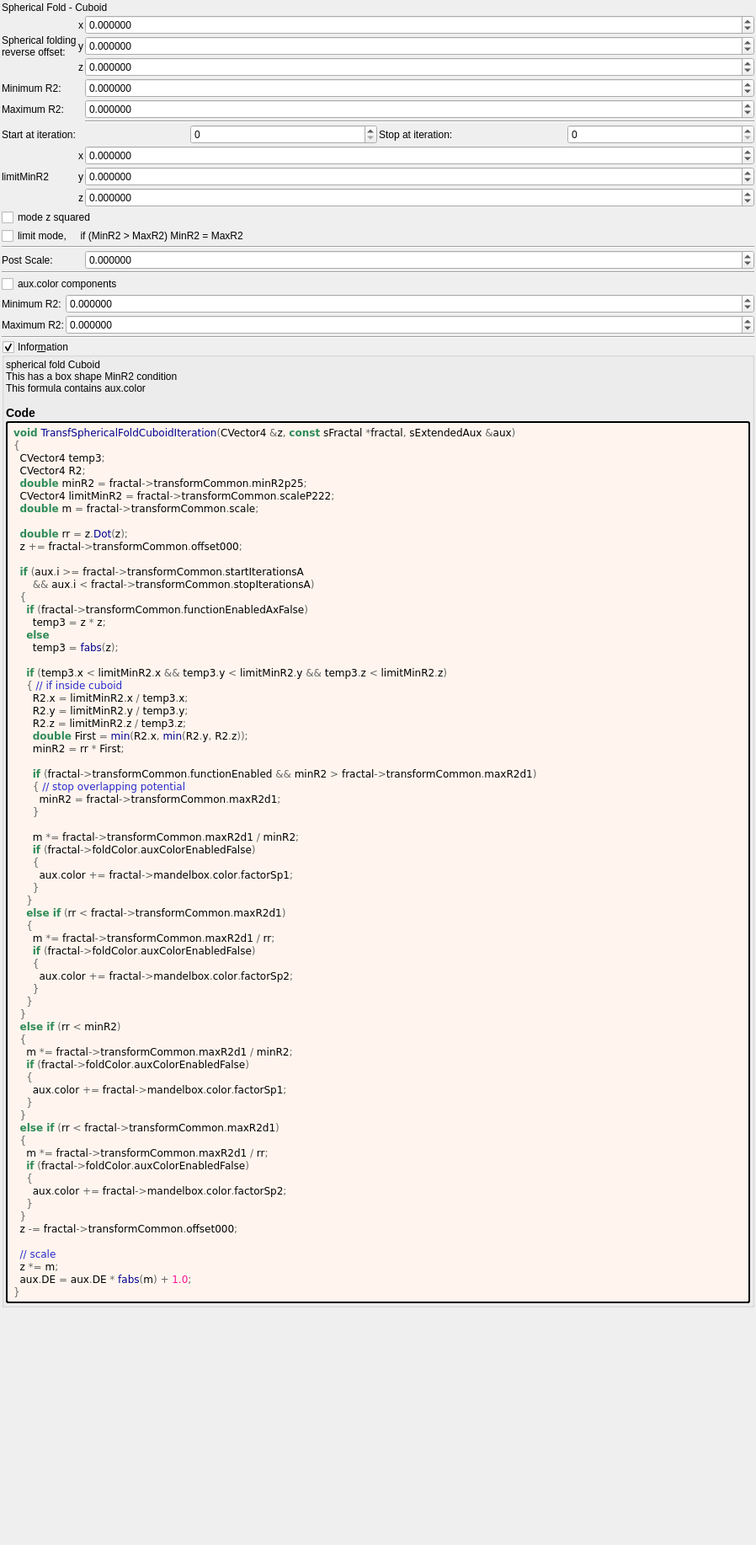
<?xml version="1.0" encoding="UTF-8"?>
<ui version="4.0">
 <class>Form</class>
 <widget class="QWidget" name="Form">
  <property name="geometry">
   <rect>
    <x>0</x>
    <y>0</y>
    <width>898</width>
    <height>1834</height>
   </rect>
  </property>
  <property name="windowTitle">
   <string notr="true">transf_spherical_fold_cuboid</string>
  </property>
  <layout class="QVBoxLayout" name="verticalLayout">
   <property name="spacing">
    <number>2</number>
   </property>
   <property name="leftMargin">
    <number>2</number>
   </property>
   <property name="topMargin">
    <number>2</number>
   </property>
   <property name="rightMargin">
    <number>2</number>
   </property>
   <property name="bottomMargin">
    <number>2</number>
   </property>
   <item>
    <widget class="QLabel" name="label_17">
     <property name="text">
      <string>Spherical Fold - Cuboid</string>
     </property>
    </widget>
   </item>
   <item>
    <layout class="QGridLayout" name="gridLayout_16" columnstretch="0,0,1">
     <property name="spacing">
      <number>2</number>
     </property>
     <item row="18" column="0" colspan="2">
      <widget class="QLabel" name="label_18">
       <property name="text">
        <string>Post Scale:</string>
       </property>
      </widget>
     </item>
     <item row="2" column="0" rowspan="3">
      <widget class="QLabel" name="label_15">
       <property name="text">
        <string>Spherical folding
reverse offset:</string>
       </property>
      </widget>
     </item>
     <item row="18" column="2">
      <widget class="MyDoubleSpinBox" name="spinbox_transf_scale">
       <property name="sizePolicy">
        <sizepolicy hsizetype="Minimum" vsizetype="Maximum">
         <horstretch>0</horstretch>
         <verstretch>0</verstretch>
        </sizepolicy>
       </property>
       <property name="prefix">
        <string/>
       </property>
       <property name="suffix">
        <string/>
       </property>
       <property name="decimals">
        <number>6</number>
       </property>
       <property name="minimum">
        <double>-99.989999999999995</double>
       </property>
       <property name="maximum">
        <double>99.989999999999995</double>
       </property>
       <property name="singleStep">
        <double>0.100000000000000</double>
       </property>
      </widget>
     </item>
     <item row="15" column="0" colspan="3">
      <widget class="QCheckBox" name="checkBox_transf_function_enabledAx_false">
       <property name="text">
        <string notr="true">mode z squared</string>
       </property>
      </widget>
     </item>
     <item row="8" column="2">
      <widget class="Line" name="line_4">
       <property name="orientation">
        <enum>Qt::Horizontal</enum>
       </property>
      </widget>
     </item>
     <item row="9" column="0" colspan="3">
      <layout class="QGridLayout" name="gridLayout_79">
       <property name="spacing">
        <number>2</number>
       </property>
       <item row="2" column="1">
        <widget class="QLabel" name="label_71">
         <property name="text">
          <string>Start at iteration:</string>
         </property>
        </widget>
       </item>
       <item row="2" column="3">
        <widget class="QLabel" name="label_51">
         <property name="text">
          <string>Stop at iteration:</string>
         </property>
        </widget>
       </item>
       <item row="2" column="2">
        <widget class="MySpinBox" name="spinboxInt_transf_start_iterations_A">
         <property name="sizePolicy">
          <sizepolicy hsizetype="Minimum" vsizetype="Maximum">
           <horstretch>0</horstretch>
           <verstretch>0</verstretch>
          </sizepolicy>
         </property>
         <property name="minimum">
          <number>0</number>
         </property>
         <property name="maximum">
          <number>999</number>
         </property>
         <property name="value">
          <number>0</number>
         </property>
        </widget>
       </item>
       <item row="2" column="4">
        <widget class="MySpinBox" name="spinboxInt_transf_stop_iterations_A">
         <property name="sizePolicy">
          <sizepolicy hsizetype="Preferred" vsizetype="Maximum">
           <horstretch>0</horstretch>
           <verstretch>0</verstretch>
          </sizepolicy>
         </property>
         <property name="maximum">
          <number>999</number>
         </property>
        </widget>
       </item>
      </layout>
     </item>
     <item row="11" column="2">
      <widget class="MyDoubleSpinBox" name="spinbox3_transf_scaleP_222_x">
       <property name="sizePolicy">
        <sizepolicy hsizetype="Minimum" vsizetype="Maximum">
         <horstretch>0</horstretch>
         <verstretch>0</verstretch>
        </sizepolicy>
       </property>
       <property name="prefix">
        <string/>
       </property>
       <property name="suffix">
        <string/>
       </property>
       <property name="decimals">
        <number>6</number>
       </property>
       <property name="minimum">
        <double>-100.000000000000000</double>
       </property>
       <property name="maximum">
        <double>100.000000000000000</double>
       </property>
       <property name="singleStep">
        <double>0.100000000000000</double>
       </property>
      </widget>
     </item>
     <item row="12" column="0">
      <widget class="QLabel" name="label_20">
       <property name="text">
        <string>limitMinR2</string>
       </property>
      </widget>
     </item>
     <item row="5" column="2">
      <widget class="MyDoubleSpinBox" name="spinbox_transf_minR2_p25">
       <property name="sizePolicy">
        <sizepolicy hsizetype="Minimum" vsizetype="Maximum">
         <horstretch>0</horstretch>
         <verstretch>0</verstretch>
        </sizepolicy>
       </property>
       <property name="prefix">
        <string/>
       </property>
       <property name="suffix">
        <string/>
       </property>
       <property name="decimals">
        <number>6</number>
       </property>
       <property name="minimum">
        <double>-99.989999999999995</double>
       </property>
       <property name="maximum">
        <double>99.989999999999995</double>
       </property>
       <property name="singleStep">
        <double>0.100000000000000</double>
       </property>
      </widget>
     </item>
     <item row="6" column="2">
      <widget class="MyDoubleSpinBox" name="spinbox_transf_maxR2_1">
       <property name="sizePolicy">
        <sizepolicy hsizetype="Minimum" vsizetype="Maximum">
         <horstretch>0</horstretch>
         <verstretch>0</verstretch>
        </sizepolicy>
       </property>
       <property name="prefix">
        <string/>
       </property>
       <property name="suffix">
        <string/>
       </property>
       <property name="decimals">
        <number>6</number>
       </property>
       <property name="minimum">
        <double>-99.989999999999995</double>
       </property>
       <property name="maximum">
        <double>99.989999999999995</double>
       </property>
       <property name="singleStep">
        <double>0.100000000000000</double>
       </property>
      </widget>
     </item>
     <item row="17" column="0" colspan="3">
      <widget class="Line" name="line_2">
       <property name="orientation">
        <enum>Qt::Horizontal</enum>
       </property>
      </widget>
     </item>
     <item row="5" column="0">
      <widget class="QLabel" name="label_47">
       <property name="text">
        <string>Minimum R2:</string>
       </property>
      </widget>
     </item>
     <item row="4" column="2">
      <widget class="MyDoubleSpinBox" name="spinbox3_transf_offset_000_z">
       <property name="sizePolicy">
        <sizepolicy hsizetype="Minimum" vsizetype="Maximum">
         <horstretch>0</horstretch>
         <verstretch>0</verstretch>
        </sizepolicy>
       </property>
       <property name="prefix">
        <string/>
       </property>
       <property name="suffix">
        <string/>
       </property>
       <property name="decimals">
        <number>6</number>
       </property>
       <property name="minimum">
        <double>-100.000000000000000</double>
       </property>
       <property name="maximum">
        <double>100.000000000000000</double>
       </property>
       <property name="singleStep">
        <double>0.100000000000000</double>
       </property>
      </widget>
     </item>
     <item row="3" column="2">
      <widget class="MyDoubleSpinBox" name="spinbox3_transf_offset_000_y">
       <property name="sizePolicy">
        <sizepolicy hsizetype="Minimum" vsizetype="Maximum">
         <horstretch>0</horstretch>
         <verstretch>0</verstretch>
        </sizepolicy>
       </property>
       <property name="prefix">
        <string/>
       </property>
       <property name="suffix">
        <string/>
       </property>
       <property name="decimals">
        <number>6</number>
       </property>
       <property name="minimum">
        <double>-100.000000000000000</double>
       </property>
       <property name="maximum">
        <double>100.000000000000000</double>
       </property>
       <property name="singleStep">
        <double>0.100000000000000</double>
       </property>
      </widget>
     </item>
     <item row="6" column="0">
      <widget class="QLabel" name="label_16">
       <property name="text">
        <string>Maximum R2:</string>
       </property>
      </widget>
     </item>
     <item row="11" column="1">
      <widget class="QLabel" name="label_118">
       <property name="sizePolicy">
        <sizepolicy hsizetype="Preferred" vsizetype="Preferred">
         <horstretch>0</horstretch>
         <verstretch>0</verstretch>
        </sizepolicy>
       </property>
       <property name="text">
        <string notr="true">x</string>
       </property>
       <property name="alignment">
        <set>Qt::AlignRight|Qt::AlignTrailing|Qt::AlignVCenter</set>
       </property>
      </widget>
     </item>
     <item row="12" column="2">
      <widget class="MyDoubleSpinBox" name="spinbox3_transf_scaleP_222_y">
       <property name="sizePolicy">
        <sizepolicy hsizetype="Minimum" vsizetype="Maximum">
         <horstretch>0</horstretch>
         <verstretch>0</verstretch>
        </sizepolicy>
       </property>
       <property name="prefix">
        <string/>
       </property>
       <property name="suffix">
        <string/>
       </property>
       <property name="decimals">
        <number>6</number>
       </property>
       <property name="minimum">
        <double>-100.000000000000000</double>
       </property>
       <property name="maximum">
        <double>100.000000000000000</double>
       </property>
       <property name="singleStep">
        <double>0.100000000000000</double>
       </property>
      </widget>
     </item>
     <item row="13" column="2">
      <widget class="MyDoubleSpinBox" name="spinbox3_transf_scaleP_222_z">
       <property name="sizePolicy">
        <sizepolicy hsizetype="Minimum" vsizetype="Maximum">
         <horstretch>0</horstretch>
         <verstretch>0</verstretch>
        </sizepolicy>
       </property>
       <property name="prefix">
        <string/>
       </property>
       <property name="suffix">
        <string/>
       </property>
       <property name="decimals">
        <number>6</number>
       </property>
       <property name="minimum">
        <double>-100.000000000000000</double>
       </property>
       <property name="maximum">
        <double>100.000000000000000</double>
       </property>
       <property name="singleStep">
        <double>0.100000000000000</double>
       </property>
      </widget>
     </item>
     <item row="2" column="2">
      <widget class="MyDoubleSpinBox" name="spinbox3_transf_offset_000_x">
       <property name="sizePolicy">
        <sizepolicy hsizetype="Minimum" vsizetype="Maximum">
         <horstretch>0</horstretch>
         <verstretch>0</verstretch>
        </sizepolicy>
       </property>
       <property name="prefix">
        <string/>
       </property>
       <property name="suffix">
        <string/>
       </property>
       <property name="decimals">
        <number>6</number>
       </property>
       <property name="minimum">
        <double>-100.000000000000000</double>
       </property>
       <property name="maximum">
        <double>100.000000000000000</double>
       </property>
       <property name="singleStep">
        <double>0.100000000000000</double>
       </property>
      </widget>
     </item>
     <item row="13" column="1">
      <widget class="QLabel" name="label_122">
       <property name="sizePolicy">
        <sizepolicy hsizetype="Preferred" vsizetype="Preferred">
         <horstretch>0</horstretch>
         <verstretch>0</verstretch>
        </sizepolicy>
       </property>
       <property name="text">
        <string notr="true">z</string>
       </property>
       <property name="alignment">
        <set>Qt::AlignRight|Qt::AlignTrailing|Qt::AlignVCenter</set>
       </property>
      </widget>
     </item>
     <item row="12" column="1">
      <widget class="QLabel" name="label_119">
       <property name="sizePolicy">
        <sizepolicy hsizetype="Preferred" vsizetype="Preferred">
         <horstretch>0</horstretch>
         <verstretch>0</verstretch>
        </sizepolicy>
       </property>
       <property name="text">
        <string notr="true">y</string>
       </property>
       <property name="alignment">
        <set>Qt::AlignRight|Qt::AlignTrailing|Qt::AlignVCenter</set>
       </property>
      </widget>
     </item>
     <item row="3" column="1">
      <widget class="QLabel" name="label_116">
       <property name="sizePolicy">
        <sizepolicy hsizetype="Preferred" vsizetype="Preferred">
         <horstretch>0</horstretch>
         <verstretch>0</verstretch>
        </sizepolicy>
       </property>
       <property name="text">
        <string notr="true">y</string>
       </property>
       <property name="alignment">
        <set>Qt::AlignRight|Qt::AlignTrailing|Qt::AlignVCenter</set>
       </property>
      </widget>
     </item>
     <item row="2" column="1">
      <widget class="QLabel" name="label_115">
       <property name="sizePolicy">
        <sizepolicy hsizetype="Preferred" vsizetype="Preferred">
         <horstretch>0</horstretch>
         <verstretch>0</verstretch>
        </sizepolicy>
       </property>
       <property name="text">
        <string notr="true">x</string>
       </property>
       <property name="alignment">
        <set>Qt::AlignRight|Qt::AlignTrailing|Qt::AlignVCenter</set>
       </property>
      </widget>
     </item>
     <item row="16" column="0" colspan="3">
      <widget class="QCheckBox" name="checkBox_transf_function_enabled">
       <property name="text">
        <string notr="true">limit mode,     if (MinR2 &gt; MaxR2) MinR2 = MaxR2</string>
       </property>
      </widget>
     </item>
     <item row="4" column="1">
      <widget class="QLabel" name="label_117">
       <property name="sizePolicy">
        <sizepolicy hsizetype="Preferred" vsizetype="Preferred">
         <horstretch>0</horstretch>
         <verstretch>0</verstretch>
        </sizepolicy>
       </property>
       <property name="text">
        <string notr="true">z</string>
       </property>
       <property name="alignment">
        <set>Qt::AlignRight|Qt::AlignTrailing|Qt::AlignVCenter</set>
       </property>
      </widget>
     </item>
    </layout>
   </item>
   <item>
    <widget class="Line" name="line_3">
     <property name="orientation">
      <enum>Qt::Horizontal</enum>
     </property>
    </widget>
   </item>
   <item>
    <layout class="QGridLayout" name="gridLayout_6" columnstretch="0,1">
     <property name="spacing">
      <number>2</number>
     </property>
     <item row="1" column="1">
      <widget class="MyDoubleSpinBox" name="spinbox_mandelbox_color_Sp1">
       <property name="sizePolicy">
        <sizepolicy hsizetype="Minimum" vsizetype="Maximum">
         <horstretch>0</horstretch>
         <verstretch>0</verstretch>
        </sizepolicy>
       </property>
       <property name="prefix">
        <string/>
       </property>
       <property name="suffix">
        <string/>
       </property>
       <property name="decimals">
        <number>6</number>
       </property>
       <property name="minimum">
        <double>-100.000000000000000</double>
       </property>
       <property name="maximum">
        <double>100.000000000000000</double>
       </property>
       <property name="singleStep">
        <double>0.100000000000000</double>
       </property>
      </widget>
     </item>
     <item row="1" column="0">
      <widget class="QLabel" name="label_28">
       <property name="text">
        <string>Minimum R2:</string>
       </property>
      </widget>
     </item>
     <item row="2" column="1">
      <widget class="MyDoubleSpinBox" name="spinbox_mandelbox_color_Sp2">
       <property name="sizePolicy">
        <sizepolicy hsizetype="Minimum" vsizetype="Maximum">
         <horstretch>0</horstretch>
         <verstretch>0</verstretch>
        </sizepolicy>
       </property>
       <property name="prefix">
        <string/>
       </property>
       <property name="suffix">
        <string/>
       </property>
       <property name="decimals">
        <number>6</number>
       </property>
       <property name="minimum">
        <double>-100.000000000000000</double>
       </property>
       <property name="maximum">
        <double>100.000000000000000</double>
       </property>
       <property name="singleStep">
        <double>0.100000000000000</double>
       </property>
      </widget>
     </item>
     <item row="2" column="0">
      <widget class="QLabel" name="label_29">
       <property name="text">
        <string>Maximum R2:</string>
       </property>
      </widget>
     </item>
     <item row="0" column="0" colspan="2">
      <widget class="QCheckBox" name="checkBox_fold_color_aux_color_enabled_false">
       <property name="text">
        <string notr="true">aux.color components</string>
       </property>
      </widget>
     </item>
    </layout>
   </item>
   <item>
    <widget class="Line" name="line_7">
     <property name="orientation">
      <enum>Qt::Horizontal</enum>
     </property>
    </widget>
   </item>
   <item>
    <widget class="MyGroupBox" name="groupCheck_info">
     <property name="title">
      <string>Infor&amp;mation</string>
     </property>
     <property name="flat">
      <bool>false</bool>
     </property>
     <property name="checkable">
      <bool>true</bool>
     </property>
     <layout class="QVBoxLayout" name="verticalLayout_2">
      <property name="spacing">
       <number>2</number>
      </property>
      <property name="leftMargin">
       <number>2</number>
      </property>
      <property name="topMargin">
       <number>2</number>
      </property>
      <property name="rightMargin">
       <number>2</number>
      </property>
      <property name="bottomMargin">
       <number>2</number>
      </property>
      <item>
       <widget class="QLabel" name="label_information_general">
        <property name="text">
         <string notr="true">&lt;p&gt;spherical fold Cuboid&lt;br&gt;This has a box shape MinR2 condition&lt;br&gt;This formula contains aux.color&lt;/p&gt;&lt;table&gt;
&lt;/table&gt;
&lt;h3&gt;Code&lt;/h3&gt;</string>
        </property>
        <property name="wordWrap">
         <bool>true</bool>
        </property>
        <property name="openExternalLinks">
         <bool>true</bool>
        </property>
        <property name="textInteractionFlags">
         <set>Qt::LinksAccessibleByMouse|Qt::TextSelectableByMouse</set>
        </property>
       </widget>
      </item>
      <item>
       <widget class="QLabel" name="label_code_content">
        <property name="styleSheet">
         <string notr="true">border-style: outset; border-width: 2px; border-radius: 3px; border-color: black; background-color: #fff5ee; padding: 4px;</string>
        </property>
        <property name="text">
         <string notr="true">&lt;body style=&quot;background-color:#fff5ee&quot;&gt;
&lt;pre style=&quot;color:#000000; background-color:#fff5ee;  font-family:'Courier New',monospace;&quot;&gt;&lt;span style=&quot;color:#2e8b57; font-weight:bold&quot;&gt;void&lt;/span&gt; &lt;span style=&quot;color:#00008f&quot;&gt;TransfSphericalFoldCuboidIteration&lt;/span&gt;&lt;span style=&quot;color:#676767&quot;&gt;(&lt;/span&gt;CVector4 &lt;span style=&quot;color:#676767&quot;&gt;&amp;amp;&lt;/span&gt;z&lt;span style=&quot;color:#676767&quot;&gt;,&lt;/span&gt; &lt;span style=&quot;color:#2e8b57; font-weight:bold&quot;&gt;const&lt;/span&gt; sFractal &lt;span style=&quot;color:#676767&quot;&gt;*&lt;/span&gt;fractal&lt;span style=&quot;color:#676767&quot;&gt;,&lt;/span&gt; sExtendedAux &lt;span style=&quot;color:#676767&quot;&gt;&amp;amp;&lt;/span&gt;aux&lt;span style=&quot;color:#676767&quot;&gt;)&lt;/span&gt;
&lt;span style=&quot;color:#676767&quot;&gt;{&lt;/span&gt;
  CVector4 temp3&lt;span style=&quot;color:#676767&quot;&gt;;&lt;/span&gt;
  CVector4 R2&lt;span style=&quot;color:#676767&quot;&gt;;&lt;/span&gt;
  &lt;span style=&quot;color:#2e8b57; font-weight:bold&quot;&gt;double&lt;/span&gt; minR2 &lt;span style=&quot;color:#676767&quot;&gt;=&lt;/span&gt; fractal&lt;span style=&quot;color:#676767&quot;&gt;-&amp;gt;&lt;/span&gt;transformCommon&lt;span style=&quot;color:#676767&quot;&gt;.&lt;/span&gt;minR2p25&lt;span style=&quot;color:#676767&quot;&gt;;&lt;/span&gt;
  CVector4 limitMinR2 &lt;span style=&quot;color:#676767&quot;&gt;=&lt;/span&gt; fractal&lt;span style=&quot;color:#676767&quot;&gt;-&amp;gt;&lt;/span&gt;transformCommon&lt;span style=&quot;color:#676767&quot;&gt;.&lt;/span&gt;scaleP222&lt;span style=&quot;color:#676767&quot;&gt;;&lt;/span&gt;
  &lt;span style=&quot;color:#2e8b57; font-weight:bold&quot;&gt;double&lt;/span&gt; m &lt;span style=&quot;color:#676767&quot;&gt;=&lt;/span&gt; fractal&lt;span style=&quot;color:#676767&quot;&gt;-&amp;gt;&lt;/span&gt;transformCommon&lt;span style=&quot;color:#676767&quot;&gt;.&lt;/span&gt;scale&lt;span style=&quot;color:#676767&quot;&gt;;&lt;/span&gt;

  &lt;span style=&quot;color:#2e8b57; font-weight:bold&quot;&gt;double&lt;/span&gt; rr &lt;span style=&quot;color:#676767&quot;&gt;=&lt;/span&gt; z&lt;span style=&quot;color:#676767&quot;&gt;.&lt;/span&gt;&lt;span style=&quot;color:#00008f&quot;&gt;Dot&lt;/span&gt;&lt;span style=&quot;color:#676767&quot;&gt;(&lt;/span&gt;z&lt;span style=&quot;color:#676767&quot;&gt;);&lt;/span&gt;
  z &lt;span style=&quot;color:#676767&quot;&gt;+=&lt;/span&gt; fractal&lt;span style=&quot;color:#676767&quot;&gt;-&amp;gt;&lt;/span&gt;transformCommon&lt;span style=&quot;color:#676767&quot;&gt;.&lt;/span&gt;offset000&lt;span style=&quot;color:#676767&quot;&gt;;&lt;/span&gt;

  &lt;span style=&quot;color:#2e8b57; font-weight:bold&quot;&gt;if&lt;/span&gt; &lt;span style=&quot;color:#676767&quot;&gt;(&lt;/span&gt;aux&lt;span style=&quot;color:#676767&quot;&gt;.&lt;/span&gt;i &lt;span style=&quot;color:#676767&quot;&gt;&amp;gt;=&lt;/span&gt; fractal&lt;span style=&quot;color:#676767&quot;&gt;-&amp;gt;&lt;/span&gt;transformCommon&lt;span style=&quot;color:#676767&quot;&gt;.&lt;/span&gt;startIterationsA
      &lt;span style=&quot;color:#676767&quot;&gt;&amp;amp;&amp;amp;&lt;/span&gt; aux&lt;span style=&quot;color:#676767&quot;&gt;.&lt;/span&gt;i &lt;span style=&quot;color:#676767&quot;&gt;&amp;lt;&lt;/span&gt; fractal&lt;span style=&quot;color:#676767&quot;&gt;-&amp;gt;&lt;/span&gt;transformCommon&lt;span style=&quot;color:#676767&quot;&gt;.&lt;/span&gt;stopIterationsA&lt;span style=&quot;color:#676767&quot;&gt;)&lt;/span&gt;
  &lt;span style=&quot;color:#676767&quot;&gt;{&lt;/span&gt;
    &lt;span style=&quot;color:#2e8b57; font-weight:bold&quot;&gt;if&lt;/span&gt; &lt;span style=&quot;color:#676767&quot;&gt;(&lt;/span&gt;fractal&lt;span style=&quot;color:#676767&quot;&gt;-&amp;gt;&lt;/span&gt;transformCommon&lt;span style=&quot;color:#676767&quot;&gt;.&lt;/span&gt;functionEnabledAxFalse&lt;span style=&quot;color:#676767&quot;&gt;)&lt;/span&gt;
      temp3 &lt;span style=&quot;color:#676767&quot;&gt;=&lt;/span&gt; z &lt;span style=&quot;color:#676767&quot;&gt;*&lt;/span&gt; z&lt;span style=&quot;color:#676767&quot;&gt;;&lt;/span&gt;
    &lt;span style=&quot;color:#2e8b57; font-weight:bold&quot;&gt;else&lt;/span&gt;
      temp3 &lt;span style=&quot;color:#676767&quot;&gt;=&lt;/span&gt; &lt;span style=&quot;color:#00008f&quot;&gt;fabs&lt;/span&gt;&lt;span style=&quot;color:#676767&quot;&gt;(&lt;/span&gt;z&lt;span style=&quot;color:#676767&quot;&gt;);&lt;/span&gt;

    &lt;span style=&quot;color:#2e8b57; font-weight:bold&quot;&gt;if&lt;/span&gt; &lt;span style=&quot;color:#676767&quot;&gt;(&lt;/span&gt;temp3&lt;span style=&quot;color:#676767&quot;&gt;.&lt;/span&gt;x &lt;span style=&quot;color:#676767&quot;&gt;&amp;lt;&lt;/span&gt; limitMinR2&lt;span style=&quot;color:#676767&quot;&gt;.&lt;/span&gt;x &lt;span style=&quot;color:#676767&quot;&gt;&amp;amp;&amp;amp;&lt;/span&gt; temp3&lt;span style=&quot;color:#676767&quot;&gt;.&lt;/span&gt;y &lt;span style=&quot;color:#676767&quot;&gt;&amp;lt;&lt;/span&gt; limitMinR2&lt;span style=&quot;color:#676767&quot;&gt;.&lt;/span&gt;y &lt;span style=&quot;color:#676767&quot;&gt;&amp;amp;&amp;amp;&lt;/span&gt; temp3&lt;span style=&quot;color:#676767&quot;&gt;.&lt;/span&gt;z &lt;span style=&quot;color:#676767&quot;&gt;&amp;lt;&lt;/span&gt; limitMinR2&lt;span style=&quot;color:#676767&quot;&gt;.&lt;/span&gt;z&lt;span style=&quot;color:#676767&quot;&gt;)&lt;/span&gt;
    &lt;span style=&quot;color:#676767&quot;&gt;{&lt;/span&gt; &lt;span style=&quot;color:#2929cc&quot;&gt;// if inside cuboid&lt;/span&gt;
      R2&lt;span style=&quot;color:#676767&quot;&gt;.&lt;/span&gt;x &lt;span style=&quot;color:#676767&quot;&gt;=&lt;/span&gt; limitMinR2&lt;span style=&quot;color:#676767&quot;&gt;.&lt;/span&gt;x &lt;span style=&quot;color:#676767&quot;&gt;/&lt;/span&gt; temp3&lt;span style=&quot;color:#676767&quot;&gt;.&lt;/span&gt;x&lt;span style=&quot;color:#676767&quot;&gt;;&lt;/span&gt;
      R2&lt;span style=&quot;color:#676767&quot;&gt;.&lt;/span&gt;y &lt;span style=&quot;color:#676767&quot;&gt;=&lt;/span&gt; limitMinR2&lt;span style=&quot;color:#676767&quot;&gt;.&lt;/span&gt;y &lt;span style=&quot;color:#676767&quot;&gt;/&lt;/span&gt; temp3&lt;span style=&quot;color:#676767&quot;&gt;.&lt;/span&gt;y&lt;span style=&quot;color:#676767&quot;&gt;;&lt;/span&gt;
      R2&lt;span style=&quot;color:#676767&quot;&gt;.&lt;/span&gt;z &lt;span style=&quot;color:#676767&quot;&gt;=&lt;/span&gt; limitMinR2&lt;span style=&quot;color:#676767&quot;&gt;.&lt;/span&gt;z &lt;span style=&quot;color:#676767&quot;&gt;/&lt;/span&gt; temp3&lt;span style=&quot;color:#676767&quot;&gt;.&lt;/span&gt;z&lt;span style=&quot;color:#676767&quot;&gt;;&lt;/span&gt;
      &lt;span style=&quot;color:#2e8b57; font-weight:bold&quot;&gt;double&lt;/span&gt; First &lt;span style=&quot;color:#676767&quot;&gt;=&lt;/span&gt; &lt;span style=&quot;color:#00008f&quot;&gt;min&lt;/span&gt;&lt;span style=&quot;color:#676767&quot;&gt;(&lt;/span&gt;R2&lt;span style=&quot;color:#676767&quot;&gt;.&lt;/span&gt;x&lt;span style=&quot;color:#676767&quot;&gt;,&lt;/span&gt; &lt;span style=&quot;color:#00008f&quot;&gt;min&lt;/span&gt;&lt;span style=&quot;color:#676767&quot;&gt;(&lt;/span&gt;R2&lt;span style=&quot;color:#676767&quot;&gt;.&lt;/span&gt;y&lt;span style=&quot;color:#676767&quot;&gt;,&lt;/span&gt; R2&lt;span style=&quot;color:#676767&quot;&gt;.&lt;/span&gt;z&lt;span style=&quot;color:#676767&quot;&gt;));&lt;/span&gt;
      minR2 &lt;span style=&quot;color:#676767&quot;&gt;=&lt;/span&gt; rr &lt;span style=&quot;color:#676767&quot;&gt;*&lt;/span&gt; First&lt;span style=&quot;color:#676767&quot;&gt;;&lt;/span&gt;

      &lt;span style=&quot;color:#2e8b57; font-weight:bold&quot;&gt;if&lt;/span&gt; &lt;span style=&quot;color:#676767&quot;&gt;(&lt;/span&gt;fractal&lt;span style=&quot;color:#676767&quot;&gt;-&amp;gt;&lt;/span&gt;transformCommon&lt;span style=&quot;color:#676767&quot;&gt;.&lt;/span&gt;functionEnabled &lt;span style=&quot;color:#676767&quot;&gt;&amp;amp;&amp;amp;&lt;/span&gt; minR2 &lt;span style=&quot;color:#676767&quot;&gt;&amp;gt;&lt;/span&gt; fractal&lt;span style=&quot;color:#676767&quot;&gt;-&amp;gt;&lt;/span&gt;transformCommon&lt;span style=&quot;color:#676767&quot;&gt;.&lt;/span&gt;maxR2d1&lt;span style=&quot;color:#676767&quot;&gt;)&lt;/span&gt;
      &lt;span style=&quot;color:#676767&quot;&gt;{&lt;/span&gt; &lt;span style=&quot;color:#2929cc&quot;&gt;// stop overlapping potential&lt;/span&gt;
        minR2 &lt;span style=&quot;color:#676767&quot;&gt;=&lt;/span&gt; fractal&lt;span style=&quot;color:#676767&quot;&gt;-&amp;gt;&lt;/span&gt;transformCommon&lt;span style=&quot;color:#676767&quot;&gt;.&lt;/span&gt;maxR2d1&lt;span style=&quot;color:#676767&quot;&gt;;&lt;/span&gt;
      &lt;span style=&quot;color:#676767&quot;&gt;}&lt;/span&gt;

      m &lt;span style=&quot;color:#676767&quot;&gt;*=&lt;/span&gt; fractal&lt;span style=&quot;color:#676767&quot;&gt;-&amp;gt;&lt;/span&gt;transformCommon&lt;span style=&quot;color:#676767&quot;&gt;.&lt;/span&gt;maxR2d1 &lt;span style=&quot;color:#676767&quot;&gt;/&lt;/span&gt; minR2&lt;span style=&quot;color:#676767&quot;&gt;;&lt;/span&gt;
      &lt;span style=&quot;color:#2e8b57; font-weight:bold&quot;&gt;if&lt;/span&gt; &lt;span style=&quot;color:#676767&quot;&gt;(&lt;/span&gt;fractal&lt;span style=&quot;color:#676767&quot;&gt;-&amp;gt;&lt;/span&gt;foldColor&lt;span style=&quot;color:#676767&quot;&gt;.&lt;/span&gt;auxColorEnabledFalse&lt;span style=&quot;color:#676767&quot;&gt;)&lt;/span&gt;
      &lt;span style=&quot;color:#676767&quot;&gt;{&lt;/span&gt;
        aux&lt;span style=&quot;color:#676767&quot;&gt;.&lt;/span&gt;color &lt;span style=&quot;color:#676767&quot;&gt;+=&lt;/span&gt; fractal&lt;span style=&quot;color:#676767&quot;&gt;-&amp;gt;&lt;/span&gt;mandelbox&lt;span style=&quot;color:#676767&quot;&gt;.&lt;/span&gt;color&lt;span style=&quot;color:#676767&quot;&gt;.&lt;/span&gt;factorSp1&lt;span style=&quot;color:#676767&quot;&gt;;&lt;/span&gt;
      &lt;span style=&quot;color:#676767&quot;&gt;}&lt;/span&gt;
    &lt;span style=&quot;color:#676767&quot;&gt;}&lt;/span&gt;
    &lt;span style=&quot;color:#2e8b57; font-weight:bold&quot;&gt;else if&lt;/span&gt; &lt;span style=&quot;color:#676767&quot;&gt;(&lt;/span&gt;rr &lt;span style=&quot;color:#676767&quot;&gt;&amp;lt;&lt;/span&gt; fractal&lt;span style=&quot;color:#676767&quot;&gt;-&amp;gt;&lt;/span&gt;transformCommon&lt;span style=&quot;color:#676767&quot;&gt;.&lt;/span&gt;maxR2d1&lt;span style=&quot;color:#676767&quot;&gt;)&lt;/span&gt;
    &lt;span style=&quot;color:#676767&quot;&gt;{&lt;/span&gt;
      m &lt;span style=&quot;color:#676767&quot;&gt;*=&lt;/span&gt; fractal&lt;span style=&quot;color:#676767&quot;&gt;-&amp;gt;&lt;/span&gt;transformCommon&lt;span style=&quot;color:#676767&quot;&gt;.&lt;/span&gt;maxR2d1 &lt;span style=&quot;color:#676767&quot;&gt;/&lt;/span&gt; rr&lt;span style=&quot;color:#676767&quot;&gt;;&lt;/span&gt;
      &lt;span style=&quot;color:#2e8b57; font-weight:bold&quot;&gt;if&lt;/span&gt; &lt;span style=&quot;color:#676767&quot;&gt;(&lt;/span&gt;fractal&lt;span style=&quot;color:#676767&quot;&gt;-&amp;gt;&lt;/span&gt;foldColor&lt;span style=&quot;color:#676767&quot;&gt;.&lt;/span&gt;auxColorEnabledFalse&lt;span style=&quot;color:#676767&quot;&gt;)&lt;/span&gt;
      &lt;span style=&quot;color:#676767&quot;&gt;{&lt;/span&gt;
        aux&lt;span style=&quot;color:#676767&quot;&gt;.&lt;/span&gt;color &lt;span style=&quot;color:#676767&quot;&gt;+=&lt;/span&gt; fractal&lt;span style=&quot;color:#676767&quot;&gt;-&amp;gt;&lt;/span&gt;mandelbox&lt;span style=&quot;color:#676767&quot;&gt;.&lt;/span&gt;color&lt;span style=&quot;color:#676767&quot;&gt;.&lt;/span&gt;factorSp2&lt;span style=&quot;color:#676767&quot;&gt;;&lt;/span&gt;
      &lt;span style=&quot;color:#676767&quot;&gt;}&lt;/span&gt;
    &lt;span style=&quot;color:#676767&quot;&gt;}&lt;/span&gt;
  &lt;span style=&quot;color:#676767&quot;&gt;}&lt;/span&gt;
  &lt;span style=&quot;color:#2e8b57; font-weight:bold&quot;&gt;else if&lt;/span&gt; &lt;span style=&quot;color:#676767&quot;&gt;(&lt;/span&gt;rr &lt;span style=&quot;color:#676767&quot;&gt;&amp;lt;&lt;/span&gt; minR2&lt;span style=&quot;color:#676767&quot;&gt;)&lt;/span&gt;
  &lt;span style=&quot;color:#676767&quot;&gt;{&lt;/span&gt;
    m &lt;span style=&quot;color:#676767&quot;&gt;*=&lt;/span&gt; fractal&lt;span style=&quot;color:#676767&quot;&gt;-&amp;gt;&lt;/span&gt;transformCommon&lt;span style=&quot;color:#676767&quot;&gt;.&lt;/span&gt;maxR2d1 &lt;span style=&quot;color:#676767&quot;&gt;/&lt;/span&gt; minR2&lt;span style=&quot;color:#676767&quot;&gt;;&lt;/span&gt;
    &lt;span style=&quot;color:#2e8b57; font-weight:bold&quot;&gt;if&lt;/span&gt; &lt;span style=&quot;color:#676767&quot;&gt;(&lt;/span&gt;fractal&lt;span style=&quot;color:#676767&quot;&gt;-&amp;gt;&lt;/span&gt;foldColor&lt;span style=&quot;color:#676767&quot;&gt;.&lt;/span&gt;auxColorEnabledFalse&lt;span style=&quot;color:#676767&quot;&gt;)&lt;/span&gt;
    &lt;span style=&quot;color:#676767&quot;&gt;{&lt;/span&gt;
      aux&lt;span style=&quot;color:#676767&quot;&gt;.&lt;/span&gt;color &lt;span style=&quot;color:#676767&quot;&gt;+=&lt;/span&gt; fractal&lt;span style=&quot;color:#676767&quot;&gt;-&amp;gt;&lt;/span&gt;mandelbox&lt;span style=&quot;color:#676767&quot;&gt;.&lt;/span&gt;color&lt;span style=&quot;color:#676767&quot;&gt;.&lt;/span&gt;factorSp1&lt;span style=&quot;color:#676767&quot;&gt;;&lt;/span&gt;
    &lt;span style=&quot;color:#676767&quot;&gt;}&lt;/span&gt;
  &lt;span style=&quot;color:#676767&quot;&gt;}&lt;/span&gt;
  &lt;span style=&quot;color:#2e8b57; font-weight:bold&quot;&gt;else if&lt;/span&gt; &lt;span style=&quot;color:#676767&quot;&gt;(&lt;/span&gt;rr &lt;span style=&quot;color:#676767&quot;&gt;&amp;lt;&lt;/span&gt; fractal&lt;span style=&quot;color:#676767&quot;&gt;-&amp;gt;&lt;/span&gt;transformCommon&lt;span style=&quot;color:#676767&quot;&gt;.&lt;/span&gt;maxR2d1&lt;span style=&quot;color:#676767&quot;&gt;)&lt;/span&gt;
  &lt;span style=&quot;color:#676767&quot;&gt;{&lt;/span&gt;
    m &lt;span style=&quot;color:#676767&quot;&gt;*=&lt;/span&gt; fractal&lt;span style=&quot;color:#676767&quot;&gt;-&amp;gt;&lt;/span&gt;transformCommon&lt;span style=&quot;color:#676767&quot;&gt;.&lt;/span&gt;maxR2d1 &lt;span style=&quot;color:#676767&quot;&gt;/&lt;/span&gt; rr&lt;span style=&quot;color:#676767&quot;&gt;;&lt;/span&gt;
    &lt;span style=&quot;color:#2e8b57; font-weight:bold&quot;&gt;if&lt;/span&gt; &lt;span style=&quot;color:#676767&quot;&gt;(&lt;/span&gt;fractal&lt;span style=&quot;color:#676767&quot;&gt;-&amp;gt;&lt;/span&gt;foldColor&lt;span style=&quot;color:#676767&quot;&gt;.&lt;/span&gt;auxColorEnabledFalse&lt;span style=&quot;color:#676767&quot;&gt;)&lt;/span&gt;
    &lt;span style=&quot;color:#676767&quot;&gt;{&lt;/span&gt;
      aux&lt;span style=&quot;color:#676767&quot;&gt;.&lt;/span&gt;color &lt;span style=&quot;color:#676767&quot;&gt;+=&lt;/span&gt; fractal&lt;span style=&quot;color:#676767&quot;&gt;-&amp;gt;&lt;/span&gt;mandelbox&lt;span style=&quot;color:#676767&quot;&gt;.&lt;/span&gt;color&lt;span style=&quot;color:#676767&quot;&gt;.&lt;/span&gt;factorSp2&lt;span style=&quot;color:#676767&quot;&gt;;&lt;/span&gt;
    &lt;span style=&quot;color:#676767&quot;&gt;}&lt;/span&gt;
  &lt;span style=&quot;color:#676767&quot;&gt;}&lt;/span&gt;
  z &lt;span style=&quot;color:#676767&quot;&gt;-=&lt;/span&gt; fractal&lt;span style=&quot;color:#676767&quot;&gt;-&amp;gt;&lt;/span&gt;transformCommon&lt;span style=&quot;color:#676767&quot;&gt;.&lt;/span&gt;offset000&lt;span style=&quot;color:#676767&quot;&gt;;&lt;/span&gt;

  &lt;span style=&quot;color:#2929cc&quot;&gt;// scale&lt;/span&gt;
  z &lt;span style=&quot;color:#676767&quot;&gt;*=&lt;/span&gt; m&lt;span style=&quot;color:#676767&quot;&gt;;&lt;/span&gt;
  aux&lt;span style=&quot;color:#676767&quot;&gt;.&lt;/span&gt;DE &lt;span style=&quot;color:#676767&quot;&gt;=&lt;/span&gt; aux&lt;span style=&quot;color:#676767&quot;&gt;.&lt;/span&gt;DE &lt;span style=&quot;color:#676767&quot;&gt;*&lt;/span&gt; &lt;span style=&quot;color:#00008f&quot;&gt;fabs&lt;/span&gt;&lt;span style=&quot;color:#676767&quot;&gt;(&lt;/span&gt;m&lt;span style=&quot;color:#676767&quot;&gt;) +&lt;/span&gt; &lt;span style=&quot;color:#ff1493&quot;&gt;1.0&lt;/span&gt;&lt;span style=&quot;color:#676767&quot;&gt;;&lt;/span&gt;
&lt;span style=&quot;color:#676767&quot;&gt;}&lt;/span&gt;
&lt;/pre&gt;
&lt;/body&gt;</string>
        </property>
        <property name="wordWrap">
         <bool>true</bool>
        </property>
        <property name="openExternalLinks">
         <bool>true</bool>
        </property>
        <property name="textInteractionFlags">
         <set>Qt::LinksAccessibleByMouse|Qt::TextSelectableByMouse</set>
        </property>
       </widget>
      </item>
     </layout>
    </widget>
   </item>
   <item>
    <spacer name="verticalSpacer">
     <property name="orientation">
      <enum>Qt::Vertical</enum>
     </property>
     <property name="sizeHint" stdset="0">
      <size>
       <width>20</width>
       <height>40</height>
      </size>
     </property>
    </spacer>
   </item>
  </layout>
 </widget>
 <customwidgets>
  <customwidget>
   <class>MyDoubleSpinBox</class>
   <extends>QDoubleSpinBox</extends>
   <header>my_double_spin_box.h</header>
  </customwidget>
  <customwidget>
   <class>MyGroupBox</class>
   <extends>QGroupBox</extends>
   <header>my_group_box.h</header>
   <container>1</container>
  </customwidget>
  <customwidget>
   <class>MySpinBox</class>
   <extends>QSpinBox</extends>
   <header>my_spin_box.h</header>
  </customwidget>
 </customwidgets>
 <tabstops>
  <tabstop>spinbox3_transf_offset_000_x</tabstop>
  <tabstop>spinbox3_transf_offset_000_y</tabstop>
  <tabstop>spinbox3_transf_offset_000_z</tabstop>
  <tabstop>groupCheck_info</tabstop>
 </tabstops>
 <resources/>
 <connections>
  <connection>
   <sender>checkBox_fold_color_aux_color_enabled_false</sender>
   <signal>toggled(bool)</signal>
   <receiver>spinbox_mandelbox_color_Sp1</receiver>
   <slot>setEnabled(bool)</slot>
   <hints>
    <hint type="sourcelabel">
     <x>154</x>
     <y>380</y>
    </hint>
    <hint type="destinationlabel">
     <x>811</x>
     <y>405</y>
    </hint>
   </hints>
  </connection>
  <connection>
   <sender>checkBox_fold_color_aux_color_enabled_false</sender>
   <signal>toggled(bool)</signal>
   <receiver>spinbox_mandelbox_color_Sp2</receiver>
   <slot>setEnabled(bool)</slot>
   <hints>
    <hint type="sourcelabel">
     <x>91</x>
     <y>384</y>
    </hint>
    <hint type="destinationlabel">
     <x>825</x>
     <y>449</y>
    </hint>
   </hints>
  </connection>
 </connections>
</ui>
